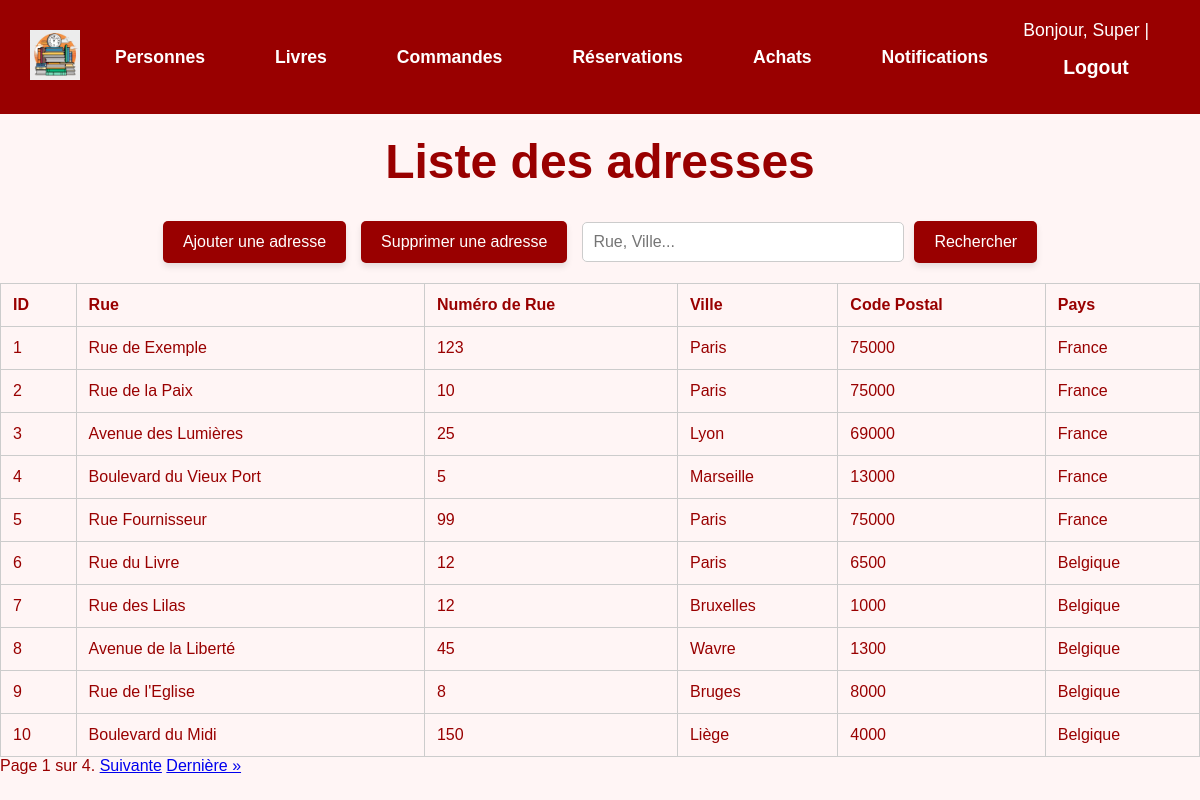
Page /adresses/ (signed in) on the committed database.
### gui/models.py (models this page shows, shortened)
class Personne(AbstractBaseUser, PermissionsMixin):
    nom = models.CharField(max_length=100)
    prenom = models.CharField(max_length=100)
    date_naissance = models.DateField()
    telephone = models.CharField(max_length=15)
    email = models.EmailField(max_length=50, primary_key=True)
    date_creation = models.DateField(auto_now_add=True)
    solde = models.DecimalField(max_digits=10, decimal_places=2, default=0)
    adresse = models.ForeignKey('Adresse', on_delete=models.CASCADE)
    role = models.ForeignKey('Role', on_delete=models.CASCADE)
    is_active = models.BooleanField(default=True)
    is_staff = models.BooleanField(default=False)
    is_superuser = models.BooleanField(default=False)
    objects = PersonneManager()
    USERNAME_FIELD = 'email'
    REQUIRED_FIELDS = ['nom', 'prenom']
    class Meta:
        db_table = 'Personne'

class Adresse(models.Model):
    rue = models.CharField(max_length=255)
    n_rue = models.IntegerField()
    ville = models.ForeignKey(Ville, on_delete=models.CASCADE)
    """class Meta:
        db_table = 'Adresse'"""

class Ville(models.Model):
    nom_ville = models.CharField(max_length=100)
    code_postal = models.CharField(max_length=10)
    pays = models.CharField(max_length=50)
    class Meta:
        db_table = 'Ville'
    def __str__(self):
        return self.nom_ville

### gui/views.py (the view)
# urls.py: path('adresses/', AdresseList.as_view(), name='adresses_list'),
class AdresseList(StaffRequiredMixin, ListView):
    model = Adresse
    template_name = 'gui/lister_adresses.html'
    paginate_by = 10
    def get_queryset(self):
        sort_by = self.request.GET.get('sort_by', 'id')
        order = self.request.GET.get('order', 'asc')
        sort_prefix = '' if order == 'asc' else '-'
        sorting_options = {
            'id': 'id',
            'rue': 'rue',
            'n_rue': 'n_rue',
            'ville': 'ville',
            'ville_code_postal': 'ville__code_postal',
            'ville_pays': 'ville__pays',
        }
        queryset = super().get_queryset()
        if sort_by in sorting_options:
            queryset = queryset.order_by(f"{sort_prefix}{sorting_options[sort_by]}")
        return queryset

### gui/views.py (called while the page is built)
    def test_func(self):
        return self.request.user.is_staff

### templates/gui/lister_adresses.html (shortened to what this page needs)
{% load static %}
<!DOCTYPE html>
<html lang="fr">
<head>
</head>
<body>
    {% include 'gui/navbar.html' %}
    <h1 style="color: #990000; text-align: center; font-size: 3em; margin-top: 20px;">Liste des adresses</h1>
    <div class="action-bar">
        <a href="/adresses/create/" class="button">Ajouter une adresse</a>
        <a href="/adresses/delete/" class="button">Supprimer une adresse</a>
        <form method="GET" action="{% url 'adresses_research' %}" style="display: inline-flex; align-items: center; gap: 10px;">
            <input type="text" id="search" name="search" placeholder="Rue, Ville..." value="{{ request.GET.search }}">
            <button type="submit" class="button">Rechercher</button>
        </form>
    </div>
    <table>
        <thead>
            <tr>
                <th><a href="?sort_by=id&order={% if request.GET.order == 'asc' %}desc{% else %}asc{% endif %}">ID</a></th>
                <th><a href="?sort_by=rue&order={% if request.GET.order == 'asc' %}desc{% else %}asc{% endif %}">Rue</a></th>
                <th><a href="?sort_by=n_rue&order={% if request.GET.order == 'asc' %}desc{% else %}asc{% endif %}">Numéro de Rue</a></th>
                <th><a href="?sort_by=ville&order={% if request.GET.order == 'asc' %}desc{% else %}asc{% endif %}">Ville</a></th>
                <th><a href="?sort_by=ville_code_postal&order={% if request.GET.order == 'asc' %}desc{% else %}asc{% endif %}">Code Postal</a></th>
                <th><a href="?sort_by=ville_pays&order={% if request.GET.order == 'asc' %}desc{% else %}asc{% endif %}">Pays</a></th>
            </tr>
        </thead>
        <tbody>
            {% for adresse in object_list %}
                <tr>
                    <td>{{ adresse.id }}</td>
                    <td>{{ adresse.rue }}</td>
                    <td>{{ adresse.n_rue }}</td>
                    <td>{{ adresse.ville }}</td>
                    <td>{{ adresse.ville.code_postal }}</td>
                    <td>{{ adresse.ville.pays }}</td>
                </tr>
            {% endfor %}
        </tbody>
    </table>
    <div class="pagination">
        <span class="step-links">
            <span class="current">
                Page {{ page_obj.number }} sur {{ page_obj.paginator.num_pages }}.
            </span>
            {% if page_obj.has_next %}
                <a href="?page={{ page_obj.next_page_number }}{% if request.GET.sort_by %}&sort_by={{ request.GET.sort_by }}{% endif %}{% if request.GET.order %}&order={{ request.GET.order }}{% endif %}">Suivante</a>
                <a href="?page={{ page_obj.paginator.num_pages }}{% if request.GET.sort_by %}&sort_by={{ request.GET.sort_by }}{% endif %}{% if request.GET.order %}&order={{ request.GET.order }}{% endif %}">Dernière &raquo;</a>
            {% endif %}
        </span>
    </div>
</body>
</html>

### templates/gui/navbar.html (shortened to what this page needs)
{% load static %}
<header>
    <a href="{% url 'homepage' %}">
        <img src="{% static 'images/logo_mdd.webp' %}" alt="Logo" class="logo">
    </a>
    <nav class="navbar">
        <a href="{% url 'personnes_list' %}" class="nav-button">Personnes</a>
        <a href="{% url 'livres_list' %}" class="nav-button">Livres</a>
        <a href="{% url 'commandes_list' %}" class="nav-button">Commandes</a>
        <a href="{% url 'reservations_list' %}" class="nav-button">Réservations</a>
        <a href="{% url 'achats_list' %}" class="nav-button">Achats</a>
        <a href="{% url 'notifications_list' %}" class="nav-button">Notifications</a>
    </nav>
    <div class="user-info">
        {% if user.is_authenticated %}
            Bonjour, {{ user.prenom }} | <a href="{% url 'logout' %}" class="nav-button">Logout</a>
        {% else %}
            <a href="{% url 'login' %}" class="nav-button">Login</a>
        {% endif %}
    </div>
</header>

### templates/gui/lister_adresses.html (style rules this page uses)
body { font-family: Arial, sans-serif; background-color: #fff5f5; color: #990000; margin: 0; }
.navbar { display: flex; justify-content: center; background-color: #cc0000; padding: 10px 0; }
.action-bar { display: flex; justify-content: center; align-items: center; gap: 15px; margin: 20px 0; }
.action-bar a, .action-bar button { background-color: #990000; color: white; padding: 12px 20px; font-size: 1em; text-decoration: none; border: none; border-radius: 5px; cursor: pointer; box-shadow: 0 4px 6px rgba(0, 0, 0, 0.1); transition: background-color 0.3s; }
input[type="text"] { padding: 10px; font-size: 1em; border: 1px solid #ccc; border-radius: 5px; width: 300px; }
table { width: 100%; border-collapse: collapse; margin-top: 20px; }
th, td { padding: 12px; text-align: left; border: 1px solid #ccc; }
th a { color: #990000; text-decoration: none; }

### templates/gui/navbar.html (style rules this page uses)
header { display: flex; flex-direction: row; justify-content: space-between; align-items: center; padding: 20px 30px; background-color: #990000; color: white; }
.logo { height: 50px; }
.user-info { font-size: 1.1em; }
.user-info a { color: white; text-decoration: none; margin-left: 15px; font-weight: bold; }
.navbar { display: flex; justify-content: center; width: 100%; margin: 0; background-color: #990000; }
.nav-button { background-color: #990000; color: white; padding: 15px 25px; text-decoration: none; text-align: center; font-size: 1.1em; margin: 0 10px; border: none; display: inline-block; font-weight: bold; transition: background-color 0.3s, transform 0.2s ease-in-out; }

### rows in the picture
Personne: prenom "Super"
Adresse: id "1", rue "Rue de Exemple", n_rue "123", ville "Paris", ville.code_postal "75000", ville.pays "France"
Adresse: id "2", rue "Rue de la Paix", n_rue "10", ville "Paris", ville.code_postal "75000", ville.pays "France"
Adresse: id "3", rue "Avenue des Lumières", n_rue "25", ville "Lyon", ville.code_postal "69000", ville.pays "France"
Adresse: id "4", rue "Boulevard du Vieux Port", n_rue "5", ville "Marseille", ville.code_postal "13000", ville.pays "France"
Adresse: id "5", rue "Rue Fournisseur", n_rue "99", ville "Paris", ville.code_postal "75000", ville.pays "France"
Adresse: id "6", rue "Rue du Livre", n_rue "12", ville "Paris", ville.code_postal "6500", ville.pays "Belgique"
Adresse: id "7", rue "Rue des Lilas", n_rue "12", ville "Bruxelles", ville.code_postal "1000", ville.pays "Belgique"
Adresse: id "8", rue "Avenue de la Liberté", n_rue "45", ville "Wavre", ville.code_postal "1300", ville.pays "Belgique"
Adresse: id "9", rue "Rue de l'Eglise", n_rue "8", ville "Bruges", ville.code_postal "8000", ville.pays "Belgique"
Adresse: id "10", rue "Boulevard du Midi", n_rue "150", ville "Liège", ville.code_postal "4000", ville.pays "Belgique"

### other values in the picture
{{ page_obj.number }} "1"
{{ page_obj.paginator.num_pages }} "4"
